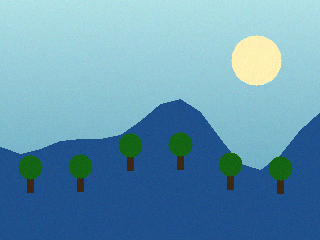
#> input picture dataset/test/ham/ham_001.png, 320 x 240 px
$ python -i histogram_extractor.py   (imports and definitions only)   (older library calls are emulated)
#> lines starting #> are read from the running program, lines starting #| are printed output that depends on the picture
#> further down, picture is the input picture: shape (240, 320, 3); mean B, G, R 177.3, 151.7, 100.7
"""
Feature & Histogram Extraction Module
DS307 Computer Vision - Project 12

Extracts multidimensional color and gradient histograms from images:
1. 3D RGB Color Histogram (quantized color distribution)
2. 2D Hue-Saturation (HSV) Histogram (chromaticity invariant to illumination)
3. 1D Edge Gradient Magnitude Histogram (text/geometric sharpness)
Includes Laplace (additive) smoothing to prevent zero-probability issues.
"""

import numpy as np
import cv2


class HistogramExtractor:
    def __init__(self, rgb_bins=16, h_bins=18, s_bins=16, edge_bins=16, alpha=1.0):
        """
        Initialize the histogram extractor with bin resolutions and smoothing parameter.

        :param rgb_bins: Number of bins per color channel in 3D RGB space (e.g. 16 -> 16x16x16 = 4096 bins)
        :param h_bins: Number of Hue bins (0-180 in OpenCV)
        :param s_bins: Number of Saturation bins (0-256 in OpenCV)
        :param edge_bins: Number of Edge magnitude bins (0-255)
        :param alpha: Laplace additive smoothing parameter
        """
        self.rgb_bins = rgb_bins
        self.h_bins = h_bins
        self.s_bins = s_bins
        self.edge_bins = edge_bins
        self.alpha = alpha

    def compute_rgb_3d_histogram(self, bgr_image):
        """
        Computes 3D RGB histogram with (rgb_bins x rgb_bins x rgb_bins) bins.
        Returns a 3D numpy array of counts.
        """
        rgb = cv2.cvtColor(bgr_image, cv2.COLOR_BGR2RGB)
        hist = cv2.calcHist(
            [rgb],
            [0, 1, 2],
            None,
            [self.rgb_bins, self.rgb_bins, self.rgb_bins],
            [0, 256, 0, 256, 0, 256]
        )
        return hist

    def compute_hs_2d_histogram(self, bgr_image):
        """
        Computes 2D Hue-Saturation histogram in HSV color space.
        Returns a 2D numpy array of counts (h_bins x s_bins).
        """
        hsv = cv2.cvtColor(bgr_image, cv2.COLOR_BGR2HSV)
#> hsv: shape (240, 320, 3); mean H, S, V 96, 131.1, 182.3
        hist = cv2.calcHist(
            [hsv],
            [0, 1],
            None,
            [self.h_bins, self.s_bins],
            [0, 180, 0, 256]
        )
        return hist

    def compute_edge_histogram(self, bgr_image):
        """
        Computes 1D gradient magnitude histogram using Sobel spatial derivatives.
        High edge counts correspond to text, banners, and sharp graphic borders.
        """
        gray = cv2.cvtColor(bgr_image, cv2.COLOR_BGR2GRAY)
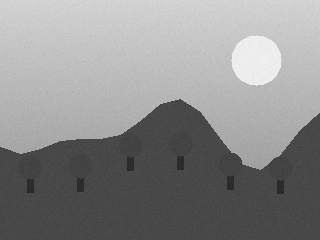
#> gray: shape (240, 320); min 32, max 245, mean 139.4
        gx = cv2.Sobel(gray, cv2.CV_32F, 1, 0, ksize=3)
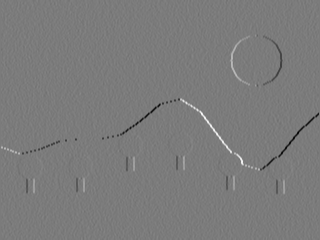
#> gx: shape (240, 320) float32; min -405, max 429, mean -0.3; drawn with min black and max white
        gy = cv2.Sobel(gray, cv2.CV_32F, 0, 1, ksize=3)
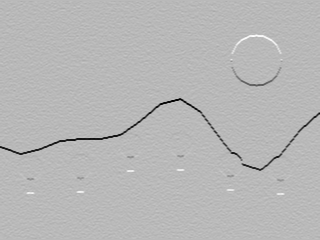
#> gy: shape (240, 320) float32; min -450, max 168, mean -4.6; drawn with min black and max white
        mag = cv2.magnitude(gx, gy)
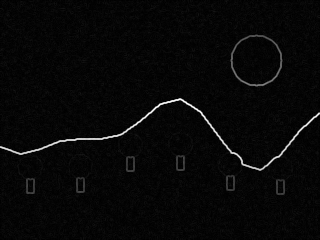
#> mag: shape (240, 320) float32; min 0, max 493.7, mean 16; drawn with min black and max white
        # Normalize magnitude to 0-255 range
        mag_clamped = np.clip(mag, 0, 255).astype(np.uint8)
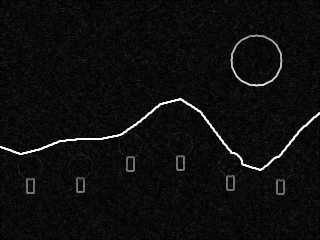
#> mag_clamped: shape (240, 320); min 0, max 255, mean 14.5
        hist = cv2.calcHist([mag_clamped], [0], None, [self.edge_bins], [0, 256])
#> hist = [61341, 13383, 175, 63, 64, 75, 214, 227, 210, 158, 83, 37, 34, 37, 16, 683]
        return hist.flatten()

    # [66 lines left out: functions compute_laplacian_text_histogram, compute_saturation_histogram, apply_preprocessing_filter, not called in this run]

    def apply_laplace_smoothing(self, hist_counts, alpha=None):
        """
        Applies Laplace (additive) smoothing to convert raw histogram counts
        into a valid probability distribution P(bin | Class).

        P(b | C) = (count(b) + alpha) / (total_counts + alpha * total_bins)
        """
        if alpha is None:
            alpha = self.alpha

        total_counts = np.sum(hist_counts)
        total_bins = hist_counts.size

        smoothed_prob = (hist_counts + alpha) / (total_counts + alpha * total_bins)
        return smoothed_prob

    def extract_all_distributions(self, bgr_image):
        """
        Extracts smoothed probability distributions for an individual image:
        - 3D RGB distribution
        - 2D HS distribution
        - 1D Edge distribution
        """
        rgb_hist = self.compute_rgb_3d_histogram(bgr_image)
        hs_hist = self.compute_hs_2d_histogram(bgr_image)
        edge_hist = self.compute_edge_histogram(bgr_image)
#> edge_hist has the same summary as hist in compute_edge_histogram

        p_rgb = self.apply_laplace_smoothing(rgb_hist)
#> in apply_laplace_smoothing, `total_counts = np.sum(hist_counts)`: total_counts = 76800
        p_hs = self.apply_laplace_smoothing(hs_hist)
        p_edge = self.apply_laplace_smoothing(edge_hist)
#> p_edge = [0.799, 0.174, 0.00229, 0.000833, 0.000846, 0.000989, 0.0028, 0.00297, 0.00275, 0.00207, 0.00109, 0.000495, 0.000456, 0.000495, 0.000221, 0.0089]

        return {
            "p_rgb": p_rgb,
            "p_hs": p_hs,
            "p_edge": p_edge,
            "rgb_counts": rgb_hist,
            "hs_counts": hs_hist,
            "edge_counts": edge_hist
        }

>>> import cv2
>>> picture = cv2.imread('../dataset/test/ham/ham_001.png')
>>> result = HistogramExtractor().extract_all_distributions(picture)
#> result = 6 items

$ run again, on dataset/test/ham/ham_002.png
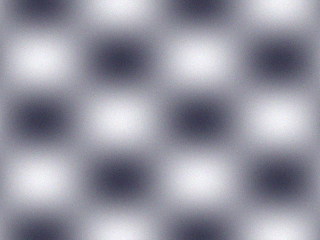
#> input picture dataset/test/ham/ham_002.png, 320 x 240 px
#> picture is the input picture: shape (240, 320, 3); mean B, G, R 162, 149.5, 149.5
#> hsv: shape (240, 320, 3); mean H, S, V 119.2, 26.4, 162.1
#> in compute_edge_histogram, `mag = cv2.magnitude(gx, gy)`:
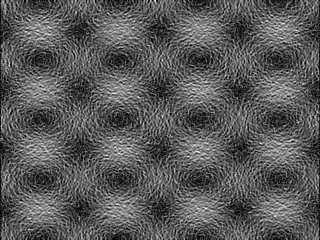
#> mag: shape (240, 320) float32; min 0, max 68.47, mean 24.2; drawn with min black and max white
#> in compute_edge_histogram, `mag_clamped = np.clip(mag, 0, 255).astype(np.uint8)`:
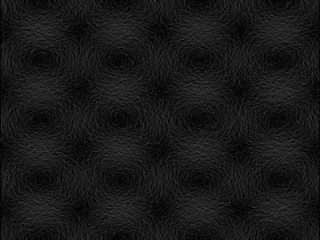
#> mag_clamped: shape (240, 320); min 0, max 68, mean 23.8
#> hist = [17151, 42161, 16543, 939, 6, 0, 0, 0, 0, 0, 0, 0, 0, 0, 0, 0]
#> edge_hist has the same summary as hist in compute_edge_histogram
#> total_counts = 76800
#> p_edge = [0.223, 0.549, 0.215, 0.0122, 9.11e-05, 1.3e-05, 1.3e-05, 1.3e-05, 1.3e-05, 1.3e-05, 1.3e-05, 1.3e-05, 1.3e-05, 1.3e-05, 1.3e-05, 1.3e-05]
#> result = 6 items

$ run again, on dataset/test/ham/ham_003.png
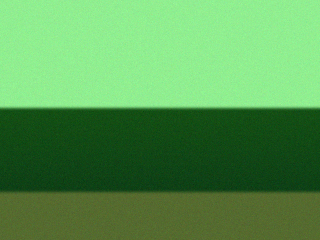
#> input picture dataset/test/ham/ham_003.png, 320 x 240 px
#> picture is the input picture: shape (240, 320, 3); mean B, G, R 81.4, 153.6, 87.6
#> hsv: shape (240, 320, 3); mean H, S, V 56.9, 143.8, 153.6
#> in compute_edge_histogram, `gy = cv2.Sobel(gray, cv2.CV_32F, 0, 1, ksize=3)`:
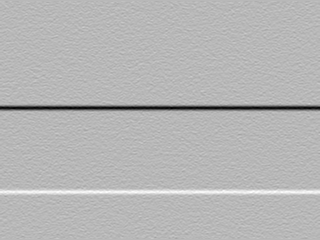
#> gy: shape (240, 320) float32; min -318, max 122, mean -3.5; drawn with min black and max white
#> in compute_edge_histogram, `mag = cv2.magnitude(gx, gy)`:
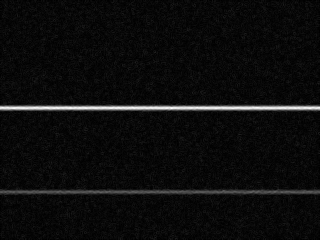
#> mag: shape (240, 320) float32; min 0, max 318, mean 16.4; drawn with min black and max white
#> hist = [60512, 12687, 396, 298, 551, 575, 455, 46, 0, 1, 31, 365, 237, 6, 0, 640]
#> edge_hist has the same summary as hist in compute_edge_histogram
#> total_counts = 76800
#> p_edge = [0.788, 0.165, 0.00517, 0.00389, 0.00719, 0.0075, 0.00594, 0.000612, 1.3e-05, 2.6e-05, 0.000417, 0.00476, 0.0031, 9.11e-05, 1.3e-05, 0.00834]
#> result = 6 items

$ run again, on dataset/test/ham/ham_004.png
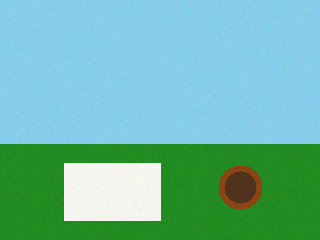
#> input picture dataset/test/ham/ham_004.png, 320 x 240 px
#> picture is the input picture: shape (240, 320, 3); mean B, G, R 169.5, 185.4, 111.5
#> hsv: shape (240, 320, 3); mean H, S, V 81.5, 129.6, 203.9
#> in compute_edge_histogram, `gx = cv2.Sobel(gray, cv2.CV_32F, 1, 0, ksize=3)`:
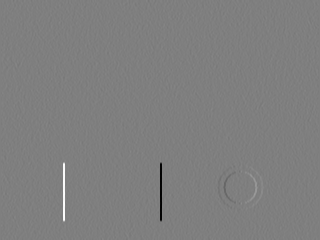
#> gx: shape (240, 320) float32; min -615, max 617, mean 0; drawn with min black and max white
#> in compute_edge_histogram, `mag = cv2.magnitude(gx, gy)`:
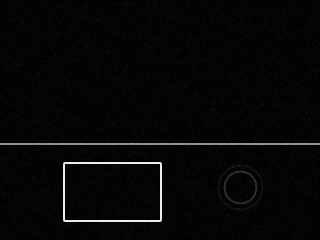
#> mag: shape (240, 320) float32; min 0, max 640.8, mean 18.5; drawn with min black and max white
#> hist = [62557, 12417, 266, 118, 13, 39, 47, 62, 21, 0, 0, 0, 2, 2, 0, 1256]
#> edge_hist has the same summary as hist in compute_edge_histogram
#> total_counts = 76800
#> p_edge = [0.814, 0.162, 0.00348, 0.00155, 0.000182, 0.000521, 0.000625, 0.00082, 0.000286, 1.3e-05, 1.3e-05, 1.3e-05, 3.91e-05, 3.91e-05, 1.3e-05, 0.0164]
#> result = 6 items
